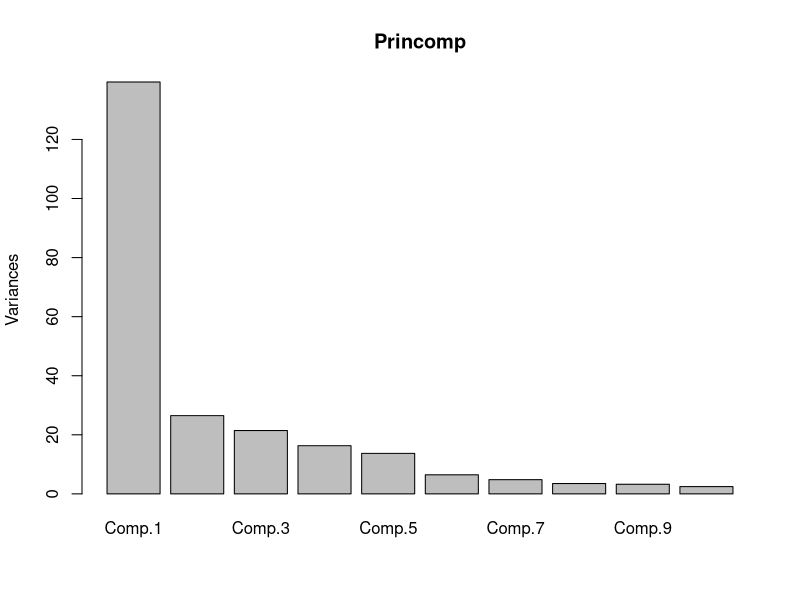
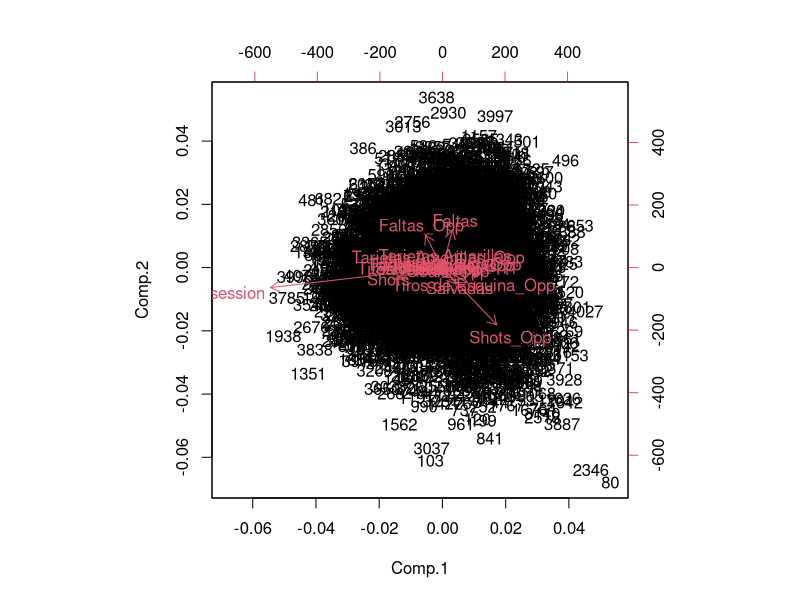

The R script that drew these images, in order: (Note: this script raises an error after producing the figures.)
#=============================================================================
#                   Create an index according to performance
#=============================================================================

cbPalette <- c( "#E69F00", "#56B4E9", "#009E73", "#F0E442",
               "#0072B2", "#D55E00", "#CC79A7")


library(magrittr)
library(stringr)
library(tidyverse)
library(ggplot2)
options(stringsAsFactors = F)

STATS <- read.csv('Index_performance/DATABASE.csv')

STATS[,-c(1:4)] %<>% sapply(as.numeric)
STATS$Date %<>%  as.Date


STATS %<>% filter(variable == 'Home')

#Principal components
Princomp <- princomp(STATS[,-c(1:4)])

#Find number of components that explain most of the data
plot(Princomp)

#Biplot
biplot(Princomp)


#Loadings
(Loadings <- Princomp$loadings[,1:2] %>% round(2) %>% data.frame %>% 
  mutate(Attribute = rownames(.)) %>% 
  select(Attribute, everything()) %>% 
  arrange(Comp.1))


#Scores 1st component add it to DATA
STATS$PC1<- Princomp$scores[,1]

#Example of a team
Rayo <- filter(STATS, Team == 'Rayo Vallecano') %>% arrange(as.Date(Date))

#Plot time series of the Index by teams
ggplot(data= STATS, aes(x= Date, y = PC1, color = League)) + 
  geom_hline(yintercept= 0, colour ='red') +
  geom_line() + 
  facet_wrap(~Team) + 
  scale_color_manual(values=cbPalette)

#Box plot by teams
ggplot(data= STATS, aes(y = PC1, x = reorder(Team, PC1, FUN = median),  color = League)) + 
  geom_hline(yintercept= 0, colour ='red') +
  geom_boxplot() + 
  facet_wrap(~League, scales = 'free_y') + coord_flip() + 
  scale_color_manual(values=cbPalette)

#Index of the best teams from 2011 to 2016 with more than 40 matches in the DB
STATS  %>% 
  group_by(Team) %>% filter(n()>30) %>%   summarise(
  Index = mean(PC1)
) %>% arrange(desc(Index)) %>% data.frame


# Missing to add a moving average so the index can determine the "current INdex'
# of each Team
